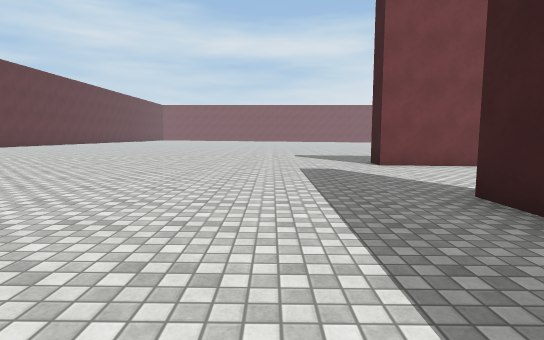
view 1 (above)

24 first-person views from a walk through a 3-D level made in the Unity game engine. The camera is 1.3 m above the floor, tilts 6° down and sees 80° across. The floor is counted in squares, 2 m on a side. Each view is taken from the middle of a square. On the plan, view 1 faces up. The plan holds only what a view shows up to about 10 squares ahead; the rest is blank. The place goes on beyond the plan. Surface patterns are stand-ins for the level's own textures.

view 2
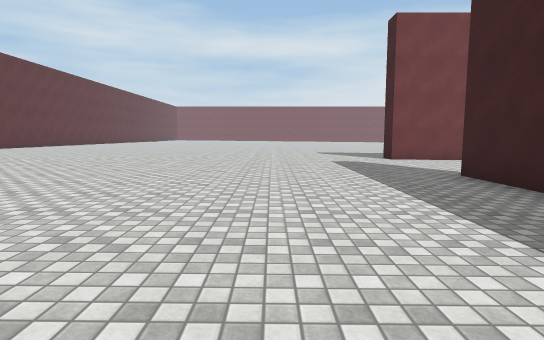

view 3
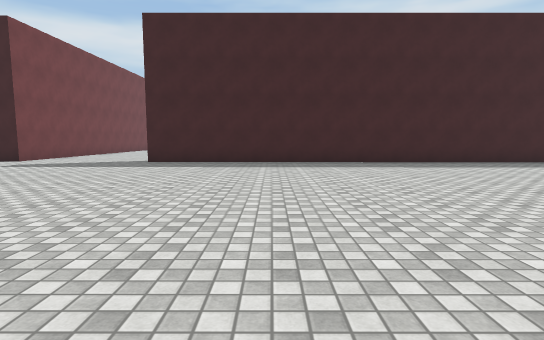

view 4
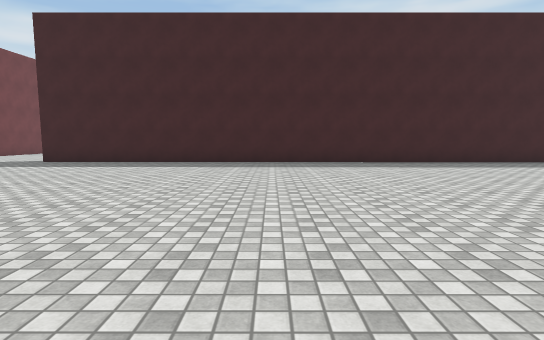

view 5
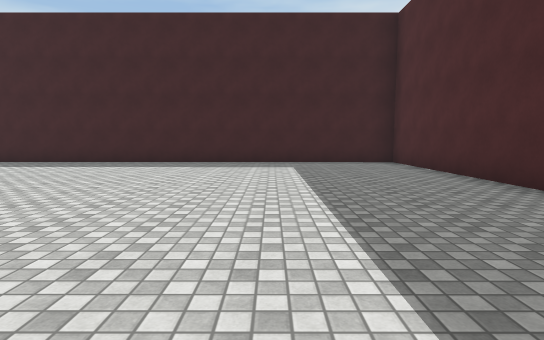

view 6
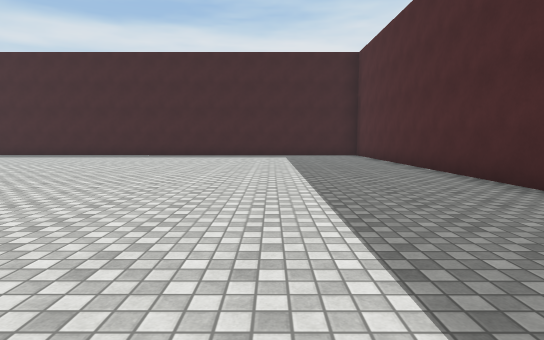

view 7
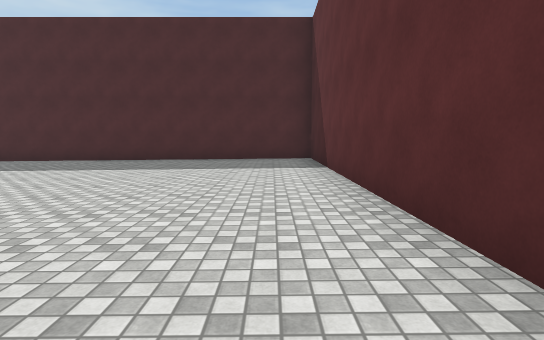

view 8
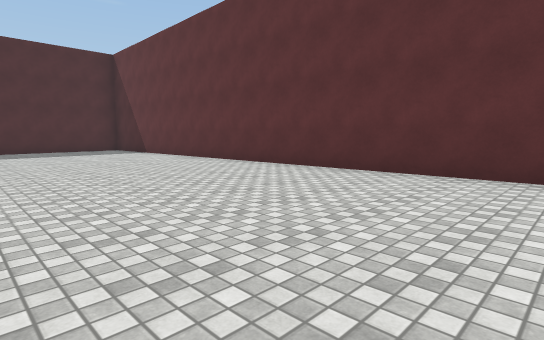

view 9
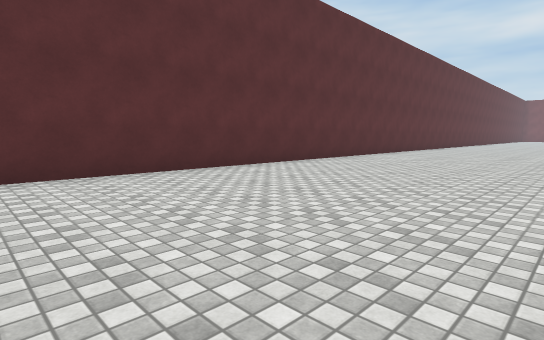

view 10
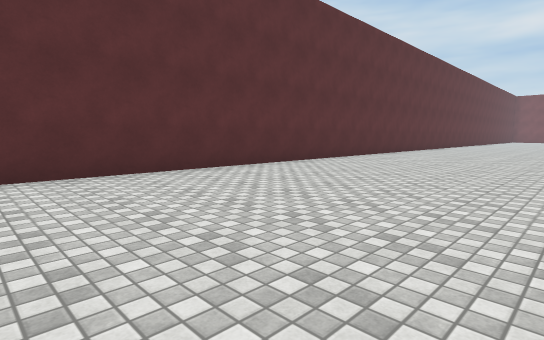

view 11
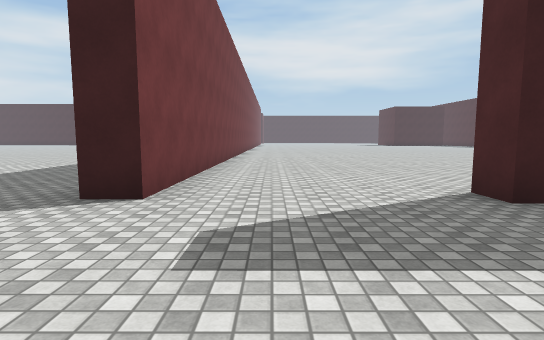

view 12
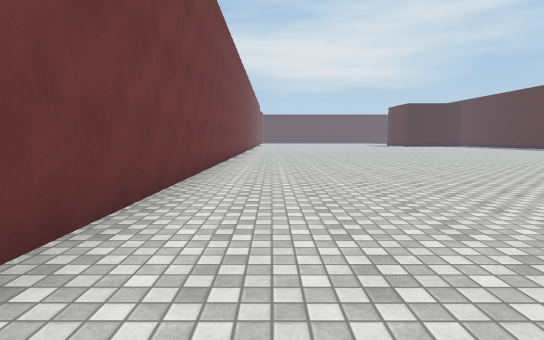

view 13
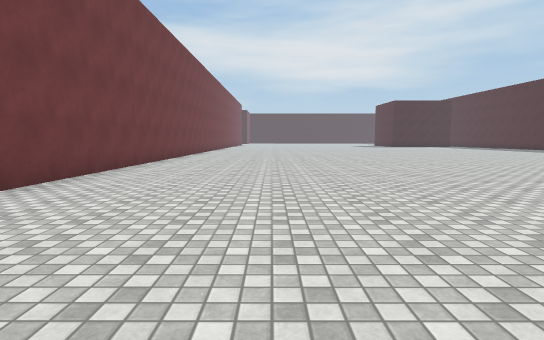

view 14
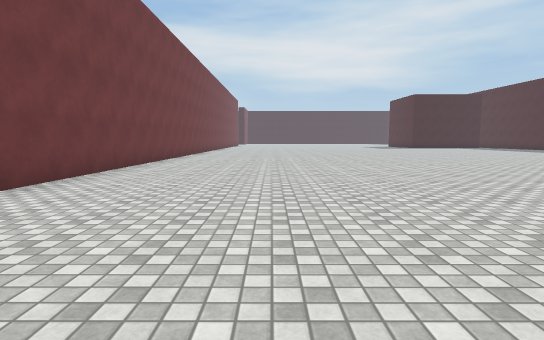

view 15
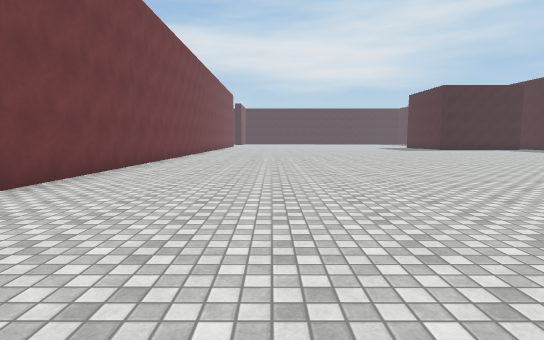

view 16
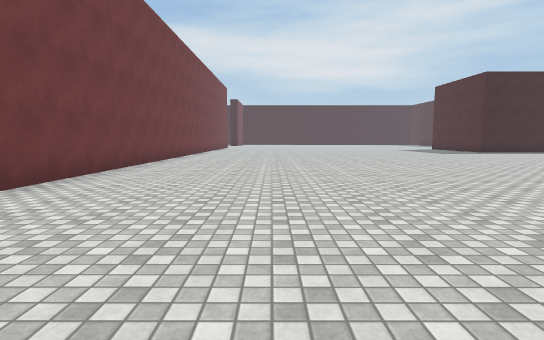

view 17
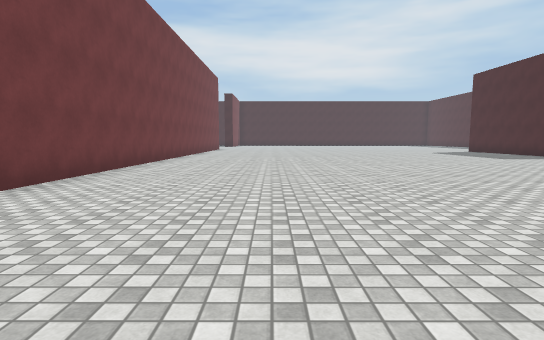

view 18
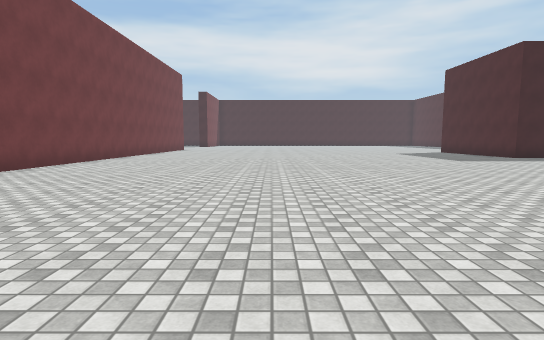

view 19
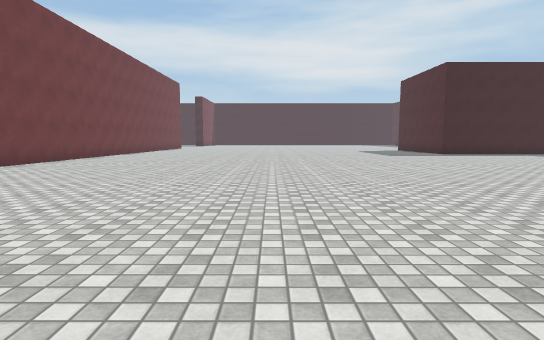

view 20
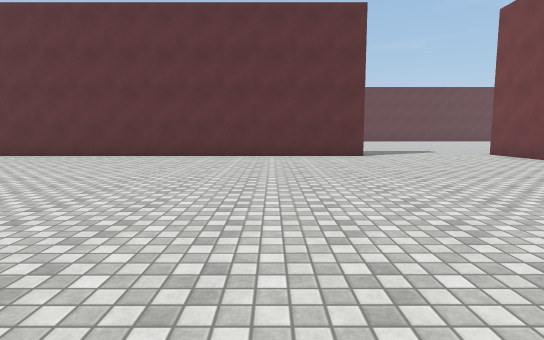

view 21
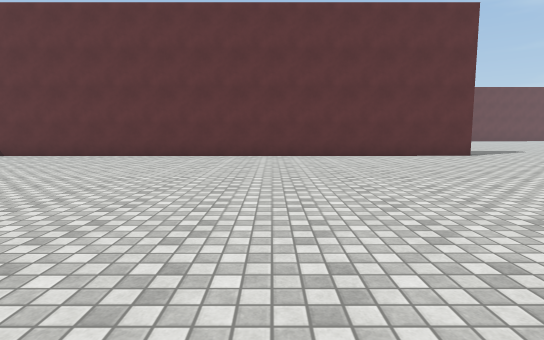

view 22
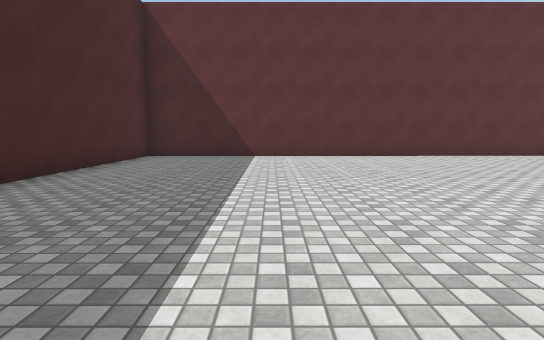

view 23
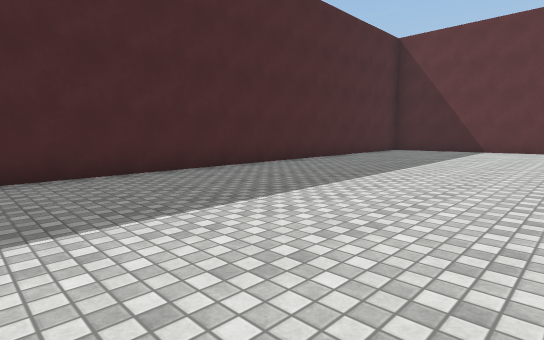

view 24
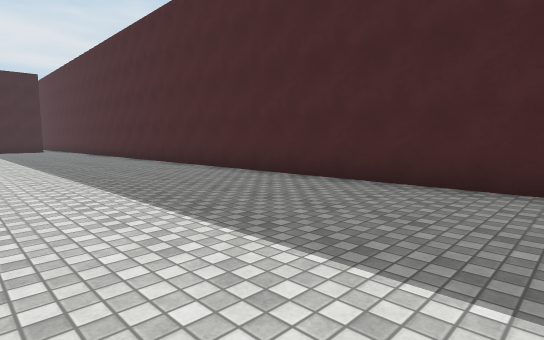

### Floor plan
Key: @ floor where view 1 was taken; # wall or solid block; . main floor; : floor 0.25 m higher than the main floor; - floor 0.25 m lower than the main floor; _ floor 0.5 m lower than the main floor; < floor 0.75 m lower than the main floor.
Columns run from 13 left of view 1 to 31 right of it. Each row starts with its distance up from view 1.
 13    :::              ---
 12   ::::             .---
 11 #:::::            ..-
 10 #:::::::............
  9 #:::::::...........
  8 #:::::::........#############################
  7 #:::::::............------------____________<
  6 #:::::::............------------____________<
  5 #:::::::............------------____________<
  4 #:::::::............------------____________<
  3 #:::::: ........#...------------____________<
  2 #:::::: ........#...------------____________<
  1 #:::::::........#...------------____________<
  0 #::::::......@..#...------------____________<
 -1 #::::::.........#..-------------____________<
 -2 #::::::.........#..-------------____________<
 -3 #::::::.........#..--------- --_ ___________<
 -4 #::::::.........#..-----             ______<<
 -5 #::::::.........#..----               _____<<
 -6 #::::::.........#..----                ___
 -7 #::::::.........#..----------
 -8 #::::::.........#..------------
 -9 #::::::.........#..------------_______
-10 #::::::.........#..------------_______
-11 #::::::.........#..------------______
-12 #::::::.........#..------------_____
-13 ####################################

Positions as (right, up) in squares from view 1, and headings:
1: (0, 0), facing up
2: (-1, -2), facing up
3: (-7, 0), facing right
4: (-7, -3), facing right
5: (-7, -9), facing right
6: (-11, -9), facing right
7: (-11, -3), facing down
8: (-7, 2), facing down-left
9: (-7, -3), facing up-left
10: (-7, 2), facing up-left
11: (-1, 6), facing right
12: (2, 6), facing right
13: (4, 4), facing right
14: (8, 4), facing right
15: (12, 4), facing right
16: (16, 4), facing right
17: (20, 4), facing right
18: (21, 2), facing right
19: (18, 1), facing right
20: (12, 1), facing left
21: (12, -2), facing left
22: (12, -9), facing left
23: (15, -7), facing down-left
24: (12, -8), facing down-right
